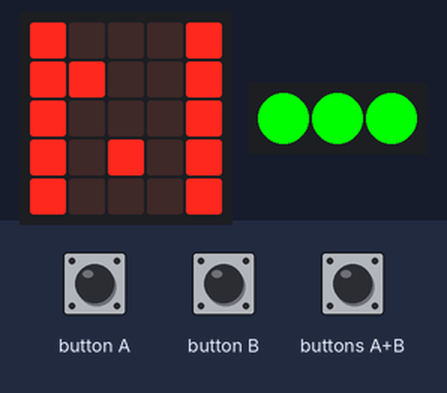
Simulated run of this program. Board: Calliope mini (MakeCode). Parts: the board's 5×5 LED display, 3 RGB LEDs in strip order, left to right. The test bench sets the inputs (shaded band). Random numbers come from a fixed seed.

Above: at 1.6 s.
1.7 s: button A pressed for 0.15 s
At 2.3 s:
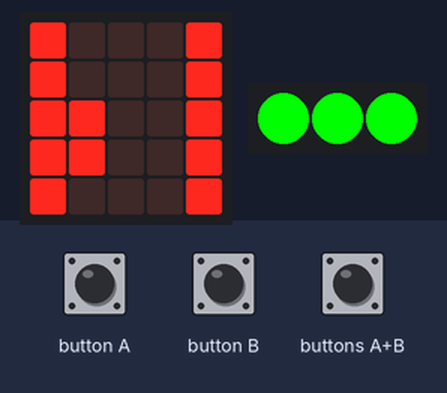
2.4 s: button B pressed for 0.15 s
At 3.8 s:
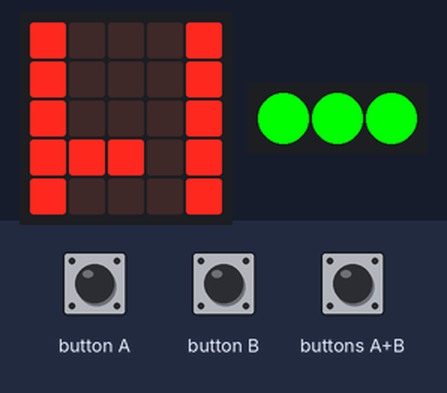
5.5 s: buttons A+B pressed for 0.15 s
At 6.4 s:
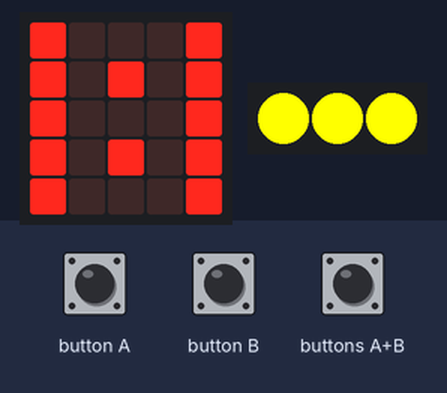
8.6 s: buttons A+B pressed for 1 s
At 11.0 s:
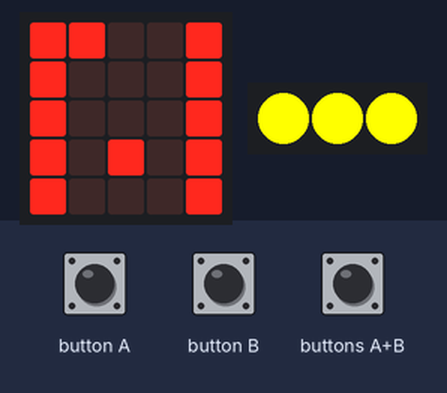
12.6 s: button A pressed for 0.15 s
At 14.0 s:
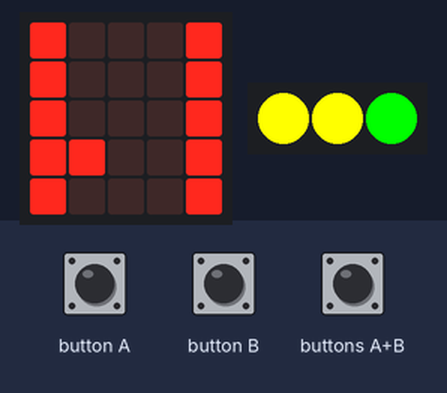
15.7 s: button B pressed for 0.15 s
At 16.7 s:
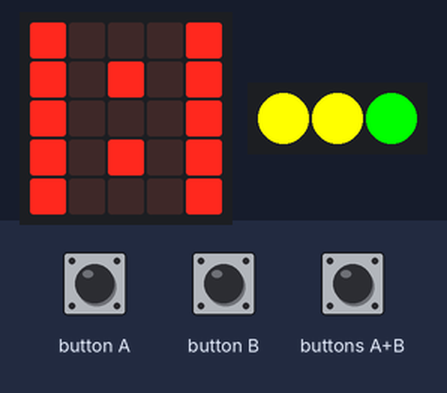
Timing chart, 0 to 25.0 s (numbered marks = the images above; inputs shaded):
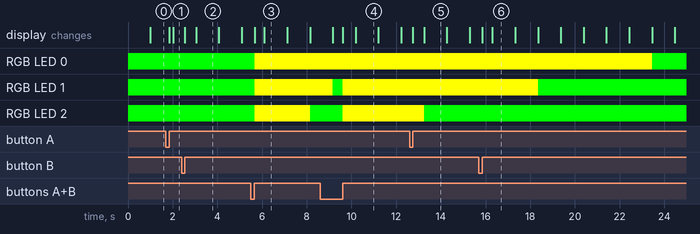

The program:

main.ts
```typescript
input.onButtonEvent(Button.A, input.buttonEventClick(), function () {
    Du.move(-1)
})
input.onButtonEvent(Button.AB, input.buttonEventClick(), function () {
    Du_Leben = 6
})
input.onButtonEvent(Button.B, input.buttonEventClick(), function () {
    Du.move(1)
})
let Du_Leben = 0
let Du: game.LedSprite = null
let Gegen_Ferker = randint(1, 3)
let Gegenfekr_k = game.createSprite(Gegen_Ferker, 0)
Du = game.createSprite(2, 3)
Du_Leben = 3
let Rant = game.createSprite(0, 0)
Rant = game.createSprite(0, 2)
Rant = game.createSprite(0, 4)
Rant = game.createSprite(4, 0)
Rant = game.createSprite(4, 2)
Rant = game.createSprite(4, 4)
let Rand2 = game.createSprite(0, 1)
Rand2 = game.createSprite(0, 3)
Rand2 = game.createSprite(4, 1)
Rand2 = game.createSprite(4, 3)
basic.forever(function () {
    if (Gegenfekr_k.isTouching(Du)) {
        Du_Leben += -1
        basic.pause(1000)
    }
})
basic.forever(function () {
    if (Du_Leben == 6) {
        basic.setLedColors(0xffff00, 0xffff00, 0xffff00)
    } else if (Du_Leben == 5) {
        basic.setLedColors(0xffff00, 0xffff00, 0x00ff00)
    } else if (Du_Leben == 4) {
        basic.setLedColors(0xffff00, 0x00ff00, 0x00ff00)
    } else if (Du_Leben == 3) {
        basic.setLedColors(0x00ff00, 0x00ff00, 0x00ff00)
    } else if (Du_Leben == 2) {
        basic.setLedColors(0x00ff00, 0x00ff00, 0x000000)
    } else if (Du_Leben == 1) {
        basic.setLedColors(0x00ff00, 0x000000, 0x000000)
    } else if (Du_Leben == 0) {
        basic.setLedColors(0x000000, 0x000000, 0x000000)
        game.gameOver()
    }
})
basic.forever(function () {
    basic.pause(1000)
    Gegen_Ferker = randint(1, 3)
    if (Gegenfekr_k.get(LedSpriteProperty.Y) == 4) {
        Gegenfekr_k.delete()
        Gegenfekr_k = game.createSprite(Gegen_Ferker, 0)
    } else {
        Gegenfekr_k.change(LedSpriteProperty.Y, 1)
    }
})
```

test.ts
```typescript
// Hier kann man Tests durchführen; diese Datei wird nicht kompiliert, wenn dieses Paket als Erweiterung verwendet wird.
```

Measured:
- what the display in image 2 shows lasts 1.1 s, from 3.0 s to 4.1 s
